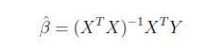
#> input picture test.png, 218 x 47 px, found by its file name
$ jupyter execute q-1-cnn-fin.ipynb   (Python 2 division)   (older library calls are emulated)
#> lines starting #> are read from the running program, lines starting #| are printed output that depends on the picture; long printed decimals are rounded
[cell 1]
import numpy as np
from PIL import Image
import matplotlib.pyplot as plt
import math

[cell 2]
def sigmoid(data):
    return 1 / (1 + np.exp(-data))

def softmax(w, t=1.0):
    e = np.exp(w / t)
    dist = e / np.sum(e)
    return dist

def ReLU(x):
    return np.where(x > 0, 1.0, 0.0)

[cell 3]
IMAGE_PATH = '/home/aishwarya/CSIS/SMAI/SMAI_assig/a-6/test.png'

Filter_Row_Dim = 5
Filter_Col_Dim = 5

FC_Convolution_Filter_Count = 120
POOLING_DIM = 2

def create_filters(layer_count):
    filter_depth = 0
    if layer_count == 1:
        filter_depth = 6
    elif layer_count == 2:
        filter_depth = 16
    elif layer_count == 3:
        filter_depth = FC_Convolution_Filter_Count
    else:
        print("Invalid layer count")

    filter_matrix = np.random.randn(Filter_Row_Dim, Filter_Col_Dim, filter_depth)
    return filter_matrix

def convolve_oper(data, filter):
    single_convolve = np.multiply(data, filter)
    return single_convolve

def convolution(data, filter):
    filter_row, filter_col, num_filters = filter.shape
    data_row, data_col, data_channels = data.shape
    conv_result_dim = data_row - filter_row + 1
    ans=0
    convolve_result = np.zeros((conv_result_dim, conv_result_dim, num_filters))

    # Breaking the data into sub-matrices of filter size and calling convolve_oper
    for filter_index in range(num_filters):
        for x_index in range(conv_result_dim):
            for y_index in range(conv_result_dim):
                ans=convolve_oper(data[x_index: x_index + filter_row, y_index: y_index + filter_col, filter_index % data_channels],filter[:, :, filter_index])
                convolve_result[x_index][y_index][filter_index] = ans.sum()
#         im = Image.fromarray(convolve_result)
#         nm='test'+filter_index+'.png'
#         im.save(nm)

    return convolve_result

def imgshow(x,name):
    #x = x.transpose(2,0,1)
    img = Image.fromarray(x,'RGB')
    img = img.resize((300,300))
    img.save(name)
#     img.show()

def calc_max_pooling(data, sze=2):#, pool_size):
    data_row, data_col, result_layer = data.shape
    result_row= data_row // sze
    result_col= data_col // sze

    max_pool_result = np.zeros((result_row, result_col, result_layer))

    for l in range(result_layer):
        for r in range(0, data_row, 2):
            for c in range(0, data_col, 2):
                max_pool_result[r // sze][c // sze][l] = (data[r:r + sze, c:c + sze, l]).max()

    return max_pool_result

[cell 4]
# if __name__ == '__main__':
def CNN(act_fun="sigmoid",pooling_type="max_pooling"):
    # Lenet Architectue
    # INPUT => CONV => RELU => POOL => CONV => RELU => POOL => FC(Conv) => RELU => FC

#> called with act_fun = 'ReLU', pooling_type = 'max_pooling'
    image = Image.open(IMAGE_PATH)
#> image is the input picture: PIL image 218x47 RGBA; mean R, G, B, A 247.7, 247.9, 247.6, 255
    image = image.resize((32,32), Image.ANTIALIAS)
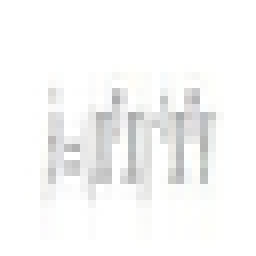
#> image: PIL image 32x32 RGBA (shown 8 times larger); mean R, G, B, A 247.6, 247.8, 247.4, 255
    image.save('resized_img_32x32.png')

    image_array = np.array(image)
    print "Image new Dimensions: ", image_array.shape
#| Image new Dimensions:  (32, 32, 4)

    # -------------------------- First Convolution Block -------------------------------------------
    # Creating first layer filter
    # apply convolution on original image with 6 diffrent filters
    print '\n\nFirst convolution:'
    filter_matrix = create_filters(1)
    print "Filter Dimensions: ", filter_matrix.shape

    imgshow(filter_matrix,'1_filter_matrix.png')
#> in imgshow, `img = img.resize((300,300))`:
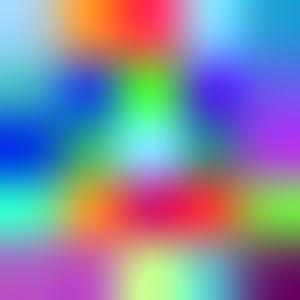
#> img: PIL image 300x300 RGB; mean R, G, B 130.9, 136.6, 160.7

    # Convolution at first layer
    convolve_result = convolution(image_array, filter_matrix)
#     print 'type========',convolve_result.type
    print "Convolution Result Dimensions:", convolve_result.shape
#| Convolution Result Dimensions: (28, 28, 6)
    imgshow(convolve_result,'1_conv_result.png')
#> call 2 of imgshow, with x = array of shape (28, 28, 6), name = '1_conv_result.png'
#> in imgshow (call 2), `img = img.resize((300,300))`:
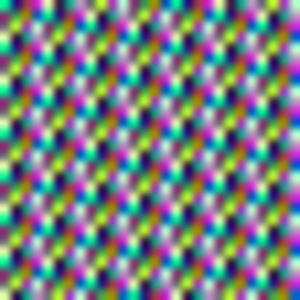
#> img: PIL image 300x300 RGB; mean R, G, B 117.2, 129.3, 127.3

    if act_fun=="ReLU":
        # Applying ReLU activation function
        relu_result = ReLU(convolve_result)
        print "ReLU Result Dimensions:", relu_result.shape
#| ReLU Result Dimensions: (28, 28, 6)
        imgshow(relu_result,'1_relu_result.png')
#> call 3 of imgshow, with x = array of shape (28, 28, 6), name = '1_relu_result.png'
#> in imgshow (call 3), `img = Image.fromarray(x,'RGB')`:
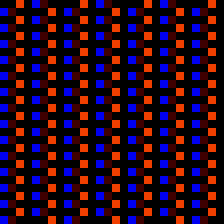
#> img: PIL image 28x28 RGB (shown 8 times larger); mean R, G, B 37.9, 7.9, 30
#> in imgshow (call 3), `img = img.resize((300,300))`:
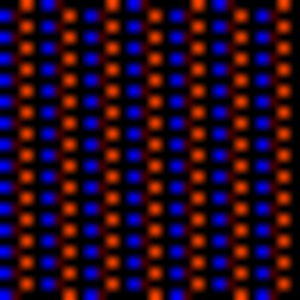
#> img: PIL image 300x300 RGB; mean R, G, B 41, 8.5, 32.4
    elif act_fun=="sigmoid":
        relu_result = sigmoid(convolve_result)
        print "sigmoid Result Dimensions:", relu_result.shape
        imgshow(relu_result,'1_sigmoid_result.png')


    if pooling_type=="max_pooling":
        # MaxPooling at the first convolution block
        pool_result = calc_max_pooling(relu_result, POOLING_DIM)
        imgshow(pool_result,'1_maxpool_result.png')
#> call 4 of imgshow, with x = array of shape (14, 14, 6), name = '1_maxpool_result.png'
#> in imgshow (call 4), `img = img.resize((300,300))`:
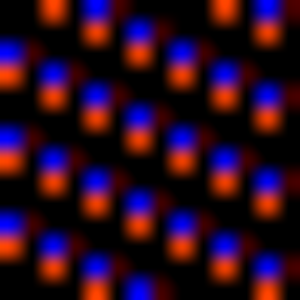
#> img: PIL image 300x300 RGB; mean R, G, B 43, 9.3, 34.1
    print pool_result.shape , 'New image shape after 1st pooling'
#| (14, 14, 6) New image shape after 1st pooling

    # --------------Second Convolution Block-----------------------------------------
    print '\n\nSecond convolution:'
    filter_matrix = create_filters(2)
    print "Filter Dimensions (2nd Block): ", filter_matrix.shape

    imgshow(filter_matrix,'2_filter_matrix.png')
#> in imgshow (call 5), `img = img.resize((300,300))`:
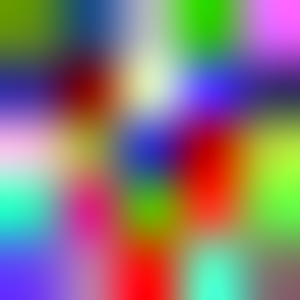
#> img: PIL image 300x300 RGB; mean R, G, B 137.1, 120.7, 118.5

    convolve_result = convolution(pool_result, filter_matrix)
    print "Convolution Result Dimensions (2nd Block):", convolve_result.shape
#| Convolution Result Dimensions (2nd Block): (10, 10, 16)

    imgshow(convolve_result,'2_conv_result.png')
#> in imgshow (call 6), `img = img.resize((300,300))`:
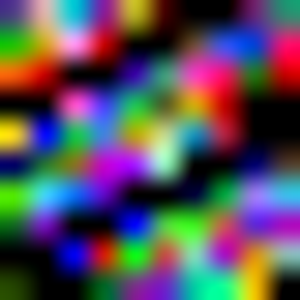
#> img: PIL image 300x300 RGB; mean R, G, B 86.4, 79.6, 90.4

    if act_fun=="ReLU":
        # Applying ReLU activation function
        relu_result = ReLU(convolve_result)
        print "ReLU Result Dimensions:", relu_result.shape
#| ReLU Result Dimensions: (10, 10, 16)
        imgshow(relu_result,'2_relu_result.png')
#> in imgshow (call 7), `img = img.resize((300,300))`:
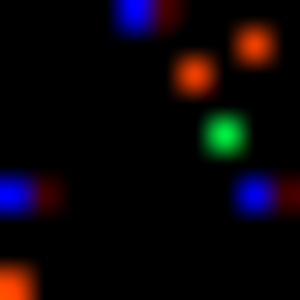
#> img: PIL image 300x300 RGB; mean R, G, B 10.3, 4.9, 8.9
    elif act_fun=="sigmoid":
        relu_result = sigmoid(convolve_result)
        print "sigmoid Result Dimensions:", relu_result.shape
        imgshow(relu_result,'2_sigmoid_result.png')


    if pooling_type=="max_pooling":
        # MaxPooling at the first convolution block
        pool_result = calc_max_pooling(relu_result, POOLING_DIM)
        imgshow(pool_result,'2_maxpool_result.png')
#> in imgshow (call 8), `img = img.resize((300,300))`:
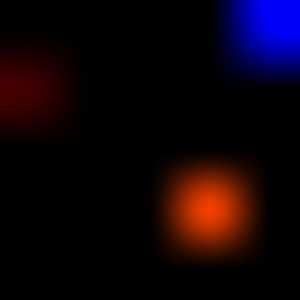
#> img: PIL image 300x300 RGB; mean R, G, B 13.8, 2.9, 10.4

    print pool_result.shape , 'New image shape after 2nd pooling'
#| (5, 5, 16) New image shape after 2nd pooling

    # -------------------- Convolution to give Fully Connected Layer-----------------------
    print '\n\nFully Connected Layer-----------------------'

    print '[forward propagation]\nConvolution to give Fully Connected Layer:-----------'

    input_mat=np.array(pool_result.flatten().reshape(1, len(pool_result.flatten())))
    print 'current shape-',input_mat.shape
#| current shape- (1, 400)

    # -----------first layer-----------
    weight_mat=np.random.uniform(low=-1, high=1, size=(400,120) )
    output_layer1=np.matmul(input_mat, weight_mat)
    for i in range( len (output_layer1[0]) ):
        output_layer1[0][i]=sigmoid(output_layer1[0][i])
#> this loop made 120 passes

    print '\noutput layer 1 shape-',output_layer1.shape
#| output layer 1 shape- (1, 120)

    # -----------second layer-----------
    input_mat=output_layer1
    weight_mat=np.random.uniform(low=-1, high=1, size=(120,84) )
    output_layer2=np.matmul(input_mat, weight_mat)
    for i in range( len (output_layer2[0]) ):
        output_layer2[0][i]=sigmoid(output_layer2[0][i])
#> this loop made 84 passes

    print '\noutput layer 2 shape-',output_layer2.shape
#| output layer 2 shape- (1, 84)

    # -----------third layer-----------
    input_mat=output_layer2
    weight_mat=np.random.uniform(low=-1, high=1, size=(84,10) )
    output_layer3=np.matmul(input_mat, weight_mat)
    for i in range( len (output_layer3[0]) ):
        output_layer3[0][i]=sigmoid(output_layer3[0][i])
#> this loop made 10 passes

    print '\noutput layer 3 shape-',output_layer3.shape
#| output layer 3 shape- (1, 10)
    print '\noutput layer 3 -',output_layer3
#| output layer 3 - [[0.5999 0.8349 0.9976  0.04728 0.9215 0.4754
#|   0.1189 0.1172 0.09753 0.1184 ]]
